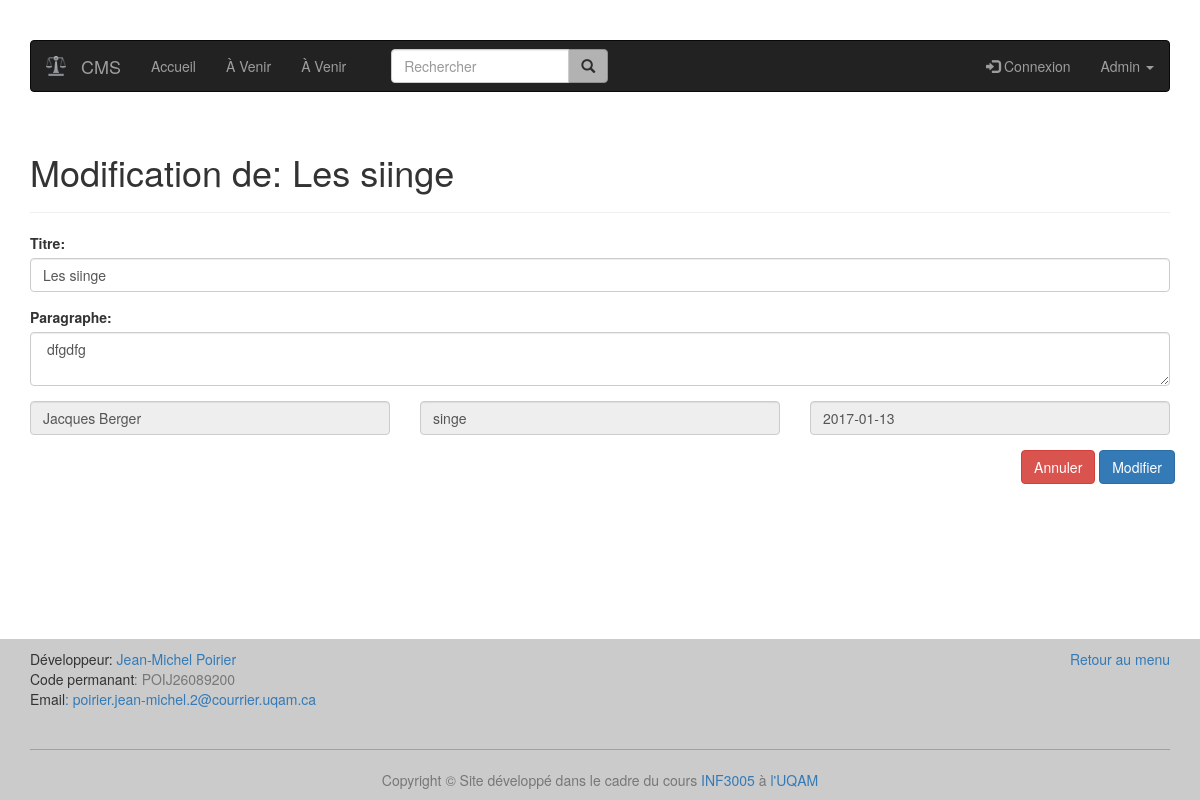
The app's page /admin-modifier/singe with its own data.
### tables this page shows
CREATE TABLE article (
  id integer primary key,
  titre varchar(100),
  identifiant varchar(50),
  auteur varchar(100),
  date_publication text,
  paragraphe varchar(500)
);

### index.py (the view)
@app.route('/admin-modifier/<ident>')
def admin_edit_page(ident):
    article = get_db().get_article(ident)
    return render_template('admin-modifier.html', article=article)

### article.py (called while the page is built)
    def get_article(self, ident):
        cursor = self.get_connection2().cursor()
        print ident
        cursor.execute("SELECT id, titre, identifiant, auteur, "
                       "date_publication, paragraphe "
                       "FROM article WHERE identifiant = ?", (ident,))
        article = cursor.fetchone()
        return article

### database.py (called while the page is built)
    def get_connection2(self):
        if self.connection is None:
            self.connection = sqlite3.connect('db/db.db')
            self.connection.row_factory = sqlite3.Row
        return self.connection

    def disconnect(self):
        if self.connection is not None:
            self.connection.close()

### index.py (called while the page is built)
def get_db():
    db = getattr(g, '_database', None)
    if db is None:
        g._database = Article()
    return g._database

@app.teardown_appcontext
def close_connection(exception):
    db = getattr(g, '_database', None)
    if db is not None:
        db.disconnect()

### templates/admin-modifier.html (shortened to what this page needs)
{% extends "layout.html" %}
{% block content %}
    <h1>Modification de: {{ article["titre"] }}</h1>
    <hr class="divider">
    <div class="row">
        <form method="post" action="/admin-modifier-new">
            <div class="form-group col-xs-12">
                <label for="titreid">Titre:</label>
                <input name="titre" type="text" id="titreid" class="form-control" value="{{ article['titre'] }}">
            </div>
            <div class="form-group col-xs-12">
                <label for="paragrapheid">Paragraphe:</label>
                <textarea name="paragraphe" id="paragrapheid" class="form-control">{{ article['paragraphe'] }}</textarea>
            </div>
            <div class="form-group col-xs-4">
                <input name="auteur" id="auteurid" class="form-control" value="{{ article['auteur'] }}" disabled>
            </div>
            <div class="form-group col-xs-4">
                <input name="identifiant" id="identifiantid" class="form-control" value="{{ article["identifiant"] }}" disabled>
            </div>
            <div class="form-group col-xs-4">
                <input name="date_publication" id="date_publicationid" class="form-control" value="{{ article["date_publication"] }}" disabled>
            </div>
            <div class="row text-right" style="margin-right: 10px;">
                <input type="reset" value="Annuler" class="btn btn-danger"/>
                <input type="submit" value="Modifier" class="btn btn-primary"/>
            </div>
        </form>
    </div>
{% endblock %}

### records on screen
article: titre "Les siinge", paragraphe "dfgdfg", auteur "Jacques Berger", identifiant "singe", date_publication "2017-01-13"
